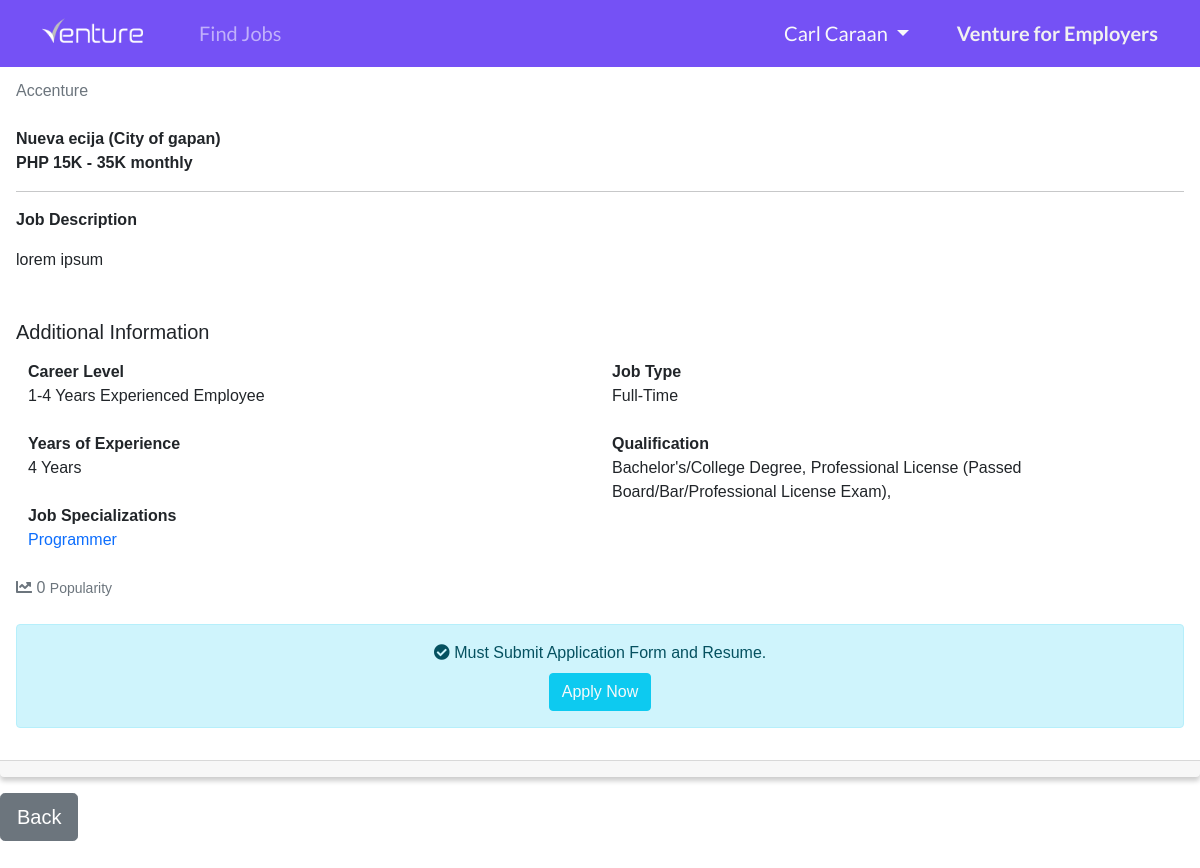
The app's page /post/1 (signed in) with its own data.
### website/models.py (models this page shows)
class User(db.Model, UserMixin):
    id = db.Column(db.Integer, primary_key=True)
    email = db.Column(db.String(150), unique=True)
    username = db.Column(db.String(150), unique=True)
    firstname = db.Column(db.String(150))
    lastname = db.Column(db.String(150))
    company = db.Column(db.String(150))
    password = db.Column(db.String(150))
    usertype = db.Column(db.String(10))
    date_created = db.Column(db.DateTime, default=datetime.now())
    date_updated = db.Column(db.DateTime(
        timezone=True), onupdate=datetime.now())
    posts = db.relationship('Post', backref='user', passive_deletes="True")
    likes = db.relationship('Like', backref='user', passive_deletes="True")

class Post(db.Model):
    id = db.Column(db.Integer, primary_key=True)
    title = db.Column(db.Text, nullable=False)
    text = db.Column(db.Text, nullable=False)
    date_created = db.Column(db.DateTime, default=datetime.now())
    date_updated = db.Column(db.DateTime(
        timezone=True), onupdate=datetime.now())
    author = db.Column(db.Integer, db.ForeignKey(
        'user.id', ondelete="CASCADE"), nullable="False")
    company = db.Column(db.String(150), nullable="False")
    likes = db.relationship('Like', backref='post', passive_deletes="True")
    location = db.Column(db.Text, nullable=False)
    location1 = db.Column(db.Text, nullable=False)
    salary = db.Column(db.Text, nullable=True)
    salary1 = db.Column(db.Text, nullable=True)
    level = db.Column(db.Text, nullable=False)
    experience = db.Column(db.Text, nullable=False)
    specialization = db.Column(db.Text, nullable=False)
    qualification = db.Column(db.Text, nullable=True)
    qualification1 = db.Column(db.Text, nullable=True)
    qualification2 = db.Column(db.Text, nullable=True)
    qualification3 = db.Column(db.Text, nullable=True)
    qualification4 = db.Column(db.Text, nullable=True)
    jobtype = db.Column(db.Text, nullable=False)

### website/views.py (the view)
@views.route("/post/<id>")
@login_required
def post(id):
    post = Post.query.filter_by(id=id).first()
    if not post:
        flash('No post exist!', category='error')
        return redirect(url_for('views.home'))
    return render_template('user/single_post.html', user=current_user, post=post)

### website/__init__.py (called while the page is built)
def create_app():
    app = Flask(__name__)
    app.config['SECRET_KEY'] = "helloworld"
    app.config['SQLALCHEMY_DATABASE_URI'] = f'sqlite:///{DB_NAME}'
    app.config['SQLALCHEMY_TRACK_MODIFICATIONS'] = True
    db.init_app(app)
    from .views import views
    from .auth import auth
    app.register_blueprint(views, url_prefix="/")
    app.register_blueprint(auth, url_prefix="/")
    from .models import User, Post
    create_database(app)
    login_manager = LoginManager()
    login_manager.login_view = "auth.login"
    login_manager.init_app(app)
    @login_manager.user_loader
    def load_user(id):
        return User.query.get(int(id))
    return app

### website/templates/user/single_post.html (shortened to what this page needs)
{% extends "user/base.html" %}
{% set active_page = "view_single_post" %}
{% block content %}
<div id="posts">
    <div class="card mb-3" id="post_container">
        <div class="card-header d-flex justify-content-between align-items-center">
            <h3 class="text-primary mt-1"></h3>
            <div class="btn-group">
                <small class="text-muted mt-1 me-2">
                </small>
            </div>
        </div>
        <div class="card-body">
            <a class="text-secondary text-decoration-none" href="/posts/{{ post.user.company }}">{{ post.user.company
                }}</a><br><br>
            <span class="fw-bold">{{ post.location.capitalize() }} ({{ post.location1.capitalize() }})</span><br>
            {% if post.salary == "0" and post.salary1 == "0" %}
            {% else %}
            <span class="fw-bold">PHP {{ post.salary }}K - {{ post.salary1 }}K monthly</span>
            {% endif %}
            <hr>
            <p class="fw-bold">
                Job Description
            </p>
            <div class="card-text">
                {{ post.text|safe }}
            </div><br><br>
            <h5>Additional Information</h5>
            <div class="row mt-3">
                <div class="col-md-6">
                    <span class="fw-bold">Career Level</span><br>
                    {{ post.level }}<br><br>
                    <span class="fw-bold">Years of Experience</span><br>
                    {{ post.experience }}<br><br>
                    <span class="fw-bold">Job Specializations</span><br>
                    <span class="text-primary">{{ post.specialization }}</span><br><br>
                </div>
                <div class="col-md-6">
                    <span class="fw-bold">Job Type</span><br>
                    {{ post.jobtype }}<br><br>
                    <span class="fw-bold">Qualification</span><br>
                    {% if post.qualification == None and post.qualification1 == None and post.qualification2 == None and
                    post.qualification3
                    == None and post.qualification4 == None
                    %}
                    Not Specified
                    {% else %}
                    {% if not post.qualification1 %}
                    {% else %}
                    {{ post.qualification1 }},
                    {% endif %}
                    {% if not post.qualification2 %}
                    {% else %}
                    {{ post.qualification2 }},
                    {% endif %}
                    {% endif %}
                </div>
            </div>
            <div class="text-muted">
                {% if user.id in post.likes|map(attribute="author")|list %}
                <i class="fas fa-chart-line text-primary" id="like-button-{{ post.id }}"
                    onclick="like({{ post.id }})"></i>
                {% else %}
                <i class="fas fa-chart-line" id="like-button-{{ post.id }}" onclick="like({{ post.id }})"></i>
                {% endif %}
                <span id="likes-count-{{ post.id }}">{{ post.likes|length }}</span> <small>Popularity</small><br><br>
            </div>
            <div class="alert alert-info text-center">
                <i class="fas fa-check-circle"></i>
                Must Submit Application Form and Resume.<br>
                <button class="btn btn-info mt-2">
                    <a class="text-light text-decoration-none" href="mailto:{{ post.user.email }}">Apply Now</a>
                </button>
            </div>
        </div>
        <div class="card-footer text-muted">
        </div>
    </div>
    <a class="float-start mb-5" href="/home"><button class="btn btn-lg btn-secondary">Back</button></a>
</div>
{% endblock %}

### website/templates/user/base.html (shortened to what this page needs)
<!DOCTYPE html>
<html lang="en">
<head>
    <link href="https://cdn.jsdelivr.net/npm/bootstrap@5.1.3/dist/css/bootstrap.min.css" rel="stylesheet">
    <link rel="stylesheet" href="https://use.fontawesome.com/releases/v5.15.4/css/all.css">
    <link rel="stylesheet" href="https://cdnjs.cloudflare.com/ajax/libs/trix/1.3.1/trix.css">
    <link rel="stylesheet" href="{{ url_for('static',filename='user/css/style.css') }}">
    <link rel="stylesheet" href="{{ url_for('static',filename='user/css/salary.scss') }}">
    <link rel="stylesheet" href="{{ url_for('static',filename='user/css/slider.css') }}">
    <link rel="stylesheet" href="{{ url_for('static',filename='user/css/fixed.css') }}">
</head>
<body>
    {% if current_user.company %}
    <nav class="navbar navbar-expand-lg navbar-dark fixed-top" id="navbar_employer">
        <div class="container">
            <a class="navbar-brand" href="/home">
                <img id="navbar_logo" src="{{ url_for('static',filename='user/img/venture-employers.ico') }}" width="101px" alt="">
            </a>
            <button class="navbar-toggler" type="button" data-bs-toggle="collapse"
                data-bs-target="#navbarSupportedContent" aria-controls="navbarSupportedContent" aria-expanded="false"
                aria-label="Toggle navigation">
                <span class="navbar-toggler-icon"></span>
            </button>
            <div class="collapse navbar-collapse" id="navbarSupportedContent">
                <ul class="navbar-nav me-auto mb-2 mb-lg-0">
                    <li class="nav-item">
                        <a href="/home" class="nav-item nav-link mx-3">
                            <span class="{{ 'active_border_bottom2 text-white' if active_page == 'view_post' else '' }}">
                                Find Jobs
                            </span>
                        </a>
                    </li>
                    <li class="nav-item">
                        <a class="nav-item nav-link mx-3" href="/create-post">
                            <span class="{{ 'active_border_bottom2 text-white' if active_page == 'add_post' else '' }}">
                                Post Job
                            </span>
                        </a>
                    </li>
                </ul>
                <li class="d-flex nav-item dropdown">
                    <a class="nav-link text-light dropdown-toggle ps-0 ms-3" href="#" id="navbarDropdown" role="button"
                        data-bs-toggle="dropdown" aria-expanded="false">
                        <span class="{{ 'active_border_bottom2' if active_page == 'edit_password' or active_page == 'edit_profile' or active_page == 'view_profile' else '' }}">
                            {{ current_user.company }}
                        </span>
                    </a>
                    <ul class="dropdown-menu" aria-labelledby="dropdownMenuButton1">
                        <li>
                            <a class="dropdown-item {{ 'active' if active_page == 'view_profile' or active_page == 'edit_profile' else '' }}" href="/user/profile">
                                <i class="fas fa-user fa-sm fa-fw mr-2 text-gray-400"></i>
                                Profile
                            </a>
                        </li>
                        <li>
                            <a class="dropdown-item {{ 'active' if active_page == 'edit_password' else '' }}" href="/user/change-password">
                                <i class="fas fa-cog fa-sm fa-fw mr-2 text-gray-400"></i>
                                Change Password
                            </a>
                        </li>
                        <li>
                            <a class="dropdown-item" href="/logout">
                                <i class="fas fa-sign-out-alt fa-sm fa-fw mr-2 text-gray-400"></i>
                                Logout
                            </a>
                        </li>
                    </ul>
                </li>
            </div>
        </div>
    </nav>
    {% else %}
    <nav class="navbar navbar-expand-lg navbar-dark fixed-top" id="navbar_employee">
        <div class="container">
            <a class="navbar-brand" href="/home">
                <img id="navbar_logo" src="{{ url_for('static',filename='user/img/venture-white.ico') }}" width="101px" alt="">
            </a>
            <div class="collapse navbar-collapse" id="navbarSupportedContent">
                <ul class="navbar-nav me-auto mb-2 mb-lg-0">
                    <li class="nav-item">
                        <a href="/home" class="nav-item nav-link mx-3">
                            <span class="{{ 'text-white active_border_bottom' if active_page == 'view_post' else '' }}">
                                Find Jobs
                            </span>
                        </a>
                    </li>
                </ul>
                <li class="d-flex nav-item dropdown">
                    <a class="nav-link dropdown-toggle ps-0 text-light mx-3" href="#" id="navbarDropdown" role="button"
                        data-bs-toggle="dropdown" aria-expanded="false">
                        <span class=" {{ 'active_border_bottom' if active_page == 'edit_password' or active_page == 'edit_profile' else '' }}">
                            {{ current_user.firstname }}
                            {{ current_user.lastname }}
                        </span>
                    </a>
                </li>
                <li class="d-flex nav-item">
                    <a class="nav-link px-0 ms-3" href="/user/profile">
                        <span class="fw-bold {{ 'text-white active_border_bottom' if active_page == 'view_profile' else '' }}">
                            Venture for Employers
                        </span>
                    </a>
                </li>
            </div>
        </div>
    </nav>
    {% endif %}
        {% block content %}{% endblock %}
</body>
</html>

### website/static/user/css/style.css (style rules this page uses)
* { margin: 0; padding: 0; box-sizing: border-box; outline: none; border: none; text-decoration: none; }
html { scroll-behavior: smooth; }
body { font-family: "Helvetica", sans-serif; -webkit-font-smoothing: antialiased; -moz-osx-font-smoothing: grayscale; overflow-x: hidden; }
.navbar-brand { margin-right: 2rem; }
#navbar_employee { background-color: #7551f5; color: #fff; font-family: "Lato", sans-serif; font-size: 20px; padding-top: 0.65rem; padding-bottom: 0.65rem; }
.navbar li a { color: #f1f1f1; }
#navbar_logo { margin-top: -0.7rem; image-rendering: crispEdges; }
#post_container { border: none; box-shadow: 0px 4px 5px 0px rgba(0, 0, 0, 0.2); -webkit-box-shadow: 0px 4px 5px 0px rgba(0, 0, 0, 0.2); -moz-box-shadow: 0px 4px 5px 0px rgba(0, 0, 0, 0.2); }

### website/static/user/css/fixed.css (style rules this page uses)
.row, .container-fluid { margin-left: 0px!important; margin-right: 0px!important; }
.fixed-top { -webkit-backface-visibility: hidden; }

### records on screen
User: firstname "Carl", lastname "Caraan"
User: user.company "Accenture"
Post: location "Nueva ecija", location1 "City of gapan", salary "15", salary1 "35", text "lorem ipsum", level "1-4 Years Experienced Employee", experience "4 Years", specialization "Programmer", jobtype "Full-Time", qualification1 "Bachelor's/College Degree", qualification2 "Professional License (Passed Board/Bar/Professional License Exam)"

### other values on screen
{{ post.likes|length }} "0"
